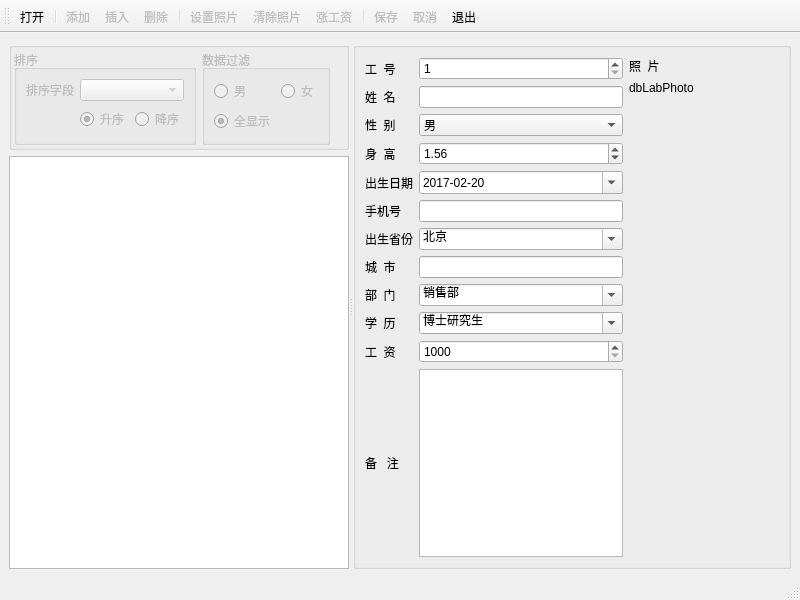
<?xml version="1.0" encoding="UTF-8"?>
<ui version="4.0">
 <class>MainWindow</class>
 <widget class="QMainWindow" name="MainWindow">
  <property name="geometry">
   <rect>
    <x>0</x>
    <y>0</y>
    <width>800</width>
    <height>600</height>
   </rect>
  </property>
  <property name="windowTitle">
   <string>MainWindow</string>
  </property>
  <property name="toolButtonStyle">
   <enum>Qt::ToolButtonStyle::ToolButtonTextUnderIcon</enum>
  </property>
  <widget class="QWidget" name="centralwidget">
   <layout class="QVBoxLayout" name="verticalLayout_3">
    <item>
     <widget class="QSplitter" name="splitter">
      <property name="orientation">
       <enum>Qt::Orientation::Horizontal</enum>
      </property>
      <widget class="QWidget" name="layoutWidget">
       <layout class="QVBoxLayout" name="verticalLayout_2">
        <item>
         <widget class="QGroupBox" name="groupBox_2">
          <property name="title">
           <string/>
          </property>
          <layout class="QHBoxLayout" name="horizontalLayout_2">
           <property name="spacing">
            <number>6</number>
           </property>
           <property name="leftMargin">
            <number>2</number>
           </property>
           <property name="topMargin">
            <number>2</number>
           </property>
           <property name="bottomMargin">
            <number>2</number>
           </property>
           <item>
            <widget class="QGroupBox" name="groupBoxSort">
             <property name="enabled">
              <bool>false</bool>
             </property>
             <property name="title">
              <string>排序</string>
             </property>
             <layout class="QGridLayout" name="gridLayout_3">
              <item row="0" column="0">
               <widget class="QLabel" name="label_14">
                <property name="text">
                 <string>排序字段</string>
                </property>
               </widget>
              </item>
              <item row="0" column="1" colspan="2">
               <widget class="QComboBox" name="comboFields"/>
              </item>
              <item row="1" column="0">
               <spacer name="horizontalSpacer">
                <property name="orientation">
                 <enum>Qt::Orientation::Horizontal</enum>
                </property>
                <property name="sizeHint" stdset="0">
                 <size>
                  <width>40</width>
                  <height>20</height>
                 </size>
                </property>
               </spacer>
              </item>
              <item row="1" column="1">
               <widget class="QRadioButton" name="radioBtnAscend">
                <property name="text">
                 <string>升序</string>
                </property>
                <property name="checked">
                 <bool>true</bool>
                </property>
               </widget>
              </item>
              <item row="1" column="2">
               <widget class="QRadioButton" name="radioBtnDescend">
                <property name="text">
                 <string>降序</string>
                </property>
               </widget>
              </item>
             </layout>
            </widget>
           </item>
           <item>
            <widget class="QGroupBox" name="groupBoxFilter">
             <property name="enabled">
              <bool>false</bool>
             </property>
             <property name="title">
              <string>数据过滤</string>
             </property>
             <layout class="QGridLayout" name="gridLayout_2">
              <item row="0" column="0">
               <widget class="QRadioButton" name="radioBtnMan">
                <property name="text">
                 <string>男</string>
                </property>
               </widget>
              </item>
              <item row="0" column="1">
               <widget class="QRadioButton" name="radioBtnWoman">
                <property name="text">
                 <string>女</string>
                </property>
               </widget>
              </item>
              <item row="1" column="0">
               <widget class="QRadioButton" name="radioBtnBoth">
                <property name="text">
                 <string>全显示</string>
                </property>
                <property name="checked">
                 <bool>true</bool>
                </property>
               </widget>
              </item>
              <item row="1" column="1">
               <spacer name="horizontalSpacer_2">
                <property name="orientation">
                 <enum>Qt::Orientation::Horizontal</enum>
                </property>
                <property name="sizeHint" stdset="0">
                 <size>
                  <width>40</width>
                  <height>20</height>
                 </size>
                </property>
               </spacer>
              </item>
             </layout>
            </widget>
           </item>
           <item>
            <spacer name="horizontalSpacer_3">
             <property name="orientation">
              <enum>Qt::Orientation::Horizontal</enum>
             </property>
             <property name="sizeHint" stdset="0">
              <size>
               <width>45</width>
               <height>20</height>
              </size>
             </property>
            </spacer>
           </item>
          </layout>
         </widget>
        </item>
        <item>
         <widget class="QTableView" name="tableView">
          <property name="editTriggers">
           <set>QAbstractItemView::EditTrigger::AnyKeyPressed|QAbstractItemView::EditTrigger::DoubleClicked|QAbstractItemView::EditTrigger::EditKeyPressed|QAbstractItemView::EditTrigger::SelectedClicked</set>
          </property>
         </widget>
        </item>
       </layout>
      </widget>
      <widget class="QGroupBox" name="groupBox">
       <property name="title">
        <string/>
       </property>
       <layout class="QHBoxLayout" name="horizontalLayout">
        <item>
         <layout class="QGridLayout" name="gridLayout">
          <item row="0" column="0">
           <widget class="QLabel" name="label">
            <property name="text">
             <string>工  号</string>
            </property>
            <property name="buddy">
             <cstring>dbSpinEmpNo</cstring>
            </property>
           </widget>
          </item>
          <item row="0" column="1">
           <widget class="QSpinBox" name="dbSpinEmpNo">
            <property name="minimum">
             <number>1</number>
            </property>
            <property name="maximum">
             <number>10000</number>
            </property>
           </widget>
          </item>
          <item row="1" column="0">
           <widget class="QLabel" name="label_2">
            <property name="text">
             <string>姓  名</string>
            </property>
            <property name="buddy">
             <cstring>dbEditName</cstring>
            </property>
           </widget>
          </item>
          <item row="1" column="1">
           <widget class="QLineEdit" name="dbEditName"/>
          </item>
          <item row="2" column="0">
           <widget class="QLabel" name="label_3">
            <property name="text">
             <string>性  别</string>
            </property>
            <property name="buddy">
             <cstring>dbComboSex</cstring>
            </property>
           </widget>
          </item>
          <item row="2" column="1">
           <widget class="QComboBox" name="dbComboSex">
            <item>
             <property name="text">
              <string>男</string>
             </property>
            </item>
            <item>
             <property name="text">
              <string>女</string>
             </property>
            </item>
           </widget>
          </item>
          <item row="3" column="0">
           <widget class="QLabel" name="label_4">
            <property name="text">
             <string>身  高</string>
            </property>
            <property name="buddy">
             <cstring>dbSpinHeight</cstring>
            </property>
           </widget>
          </item>
          <item row="3" column="1">
           <widget class="QDoubleSpinBox" name="dbSpinHeight">
            <property name="suffix">
             <string/>
            </property>
            <property name="maximum">
             <double>3.000000000000000</double>
            </property>
            <property name="singleStep">
             <double>0.010000000000000</double>
            </property>
            <property name="value">
             <double>1.560000000000000</double>
            </property>
           </widget>
          </item>
          <item row="4" column="0">
           <widget class="QLabel" name="label_5">
            <property name="text">
             <string>出生日期</string>
            </property>
            <property name="buddy">
             <cstring>dbEditBirth</cstring>
            </property>
           </widget>
          </item>
          <item row="4" column="1">
           <widget class="QDateEdit" name="dbEditBirth">
            <property name="displayFormat">
             <string>yyyy-MM-dd</string>
            </property>
            <property name="calendarPopup">
             <bool>true</bool>
            </property>
            <property name="date">
             <date>
              <year>2017</year>
              <month>2</month>
              <day>20</day>
             </date>
            </property>
           </widget>
          </item>
          <item row="5" column="0">
           <widget class="QLabel" name="label_10">
            <property name="text">
             <string>手机号</string>
            </property>
            <property name="buddy">
             <cstring>dbEditMobile</cstring>
            </property>
           </widget>
          </item>
          <item row="5" column="1">
           <widget class="QLineEdit" name="dbEditMobile"/>
          </item>
          <item row="6" column="0">
           <widget class="QLabel" name="label_7">
            <property name="text">
             <string>出生省份</string>
            </property>
            <property name="buddy">
             <cstring>dbComboProvince</cstring>
            </property>
           </widget>
          </item>
          <item row="6" column="1">
           <widget class="QComboBox" name="dbComboProvince">
            <property name="editable">
             <bool>true</bool>
            </property>
            <item>
             <property name="text">
              <string>北京</string>
             </property>
            </item>
            <item>
             <property name="text">
              <string>上海</string>
             </property>
            </item>
            <item>
             <property name="text">
              <string>天津</string>
             </property>
            </item>
            <item>
             <property name="text">
              <string>重庆</string>
             </property>
            </item>
            <item>
             <property name="text">
              <string>安徽</string>
             </property>
            </item>
            <item>
             <property name="text">
              <string>河北</string>
             </property>
            </item>
            <item>
             <property name="text">
              <string>河南</string>
             </property>
            </item>
            <item>
             <property name="text">
              <string>湖北</string>
             </property>
            </item>
            <item>
             <property name="text">
              <string>湖南</string>
             </property>
            </item>
            <item>
             <property name="text">
              <string>山西</string>
             </property>
            </item>
            <item>
             <property name="text">
              <string>山东</string>
             </property>
            </item>
            <item>
             <property name="text">
              <string>陕西</string>
             </property>
            </item>
            <item>
             <property name="text">
              <string>江苏</string>
             </property>
            </item>
            <item>
             <property name="text">
              <string>江西</string>
             </property>
            </item>
           </widget>
          </item>
          <item row="7" column="0">
           <widget class="QLabel" name="label_8">
            <property name="text">
             <string>城  市</string>
            </property>
            <property name="buddy">
             <cstring>dbEditCity</cstring>
            </property>
           </widget>
          </item>
          <item row="7" column="1">
           <widget class="QLineEdit" name="dbEditCity"/>
          </item>
          <item row="8" column="0">
           <widget class="QLabel" name="label_6">
            <property name="text">
             <string>部  门</string>
            </property>
            <property name="buddy">
             <cstring>dbComboDep</cstring>
            </property>
           </widget>
          </item>
          <item row="8" column="1">
           <widget class="QComboBox" name="dbComboDep">
            <property name="editable">
             <bool>true</bool>
            </property>
            <item>
             <property name="text">
              <string>销售部</string>
             </property>
            </item>
            <item>
             <property name="text">
              <string>技术部</string>
             </property>
            </item>
            <item>
             <property name="text">
              <string>生产部</string>
             </property>
            </item>
            <item>
             <property name="text">
              <string>行政部</string>
             </property>
            </item>
           </widget>
          </item>
          <item row="11" column="1">
           <widget class="QPlainTextEdit" name="dbEditMemo">
            <property name="maximumSize">
             <size>
              <width>16777215</width>
              <height>16777215</height>
             </size>
            </property>
           </widget>
          </item>
          <item row="11" column="0">
           <widget class="QLabel" name="label_9">
            <property name="text">
             <string>备   注</string>
            </property>
            <property name="buddy">
             <cstring>dbEditMemo</cstring>
            </property>
           </widget>
          </item>
          <item row="9" column="0">
           <widget class="QLabel" name="label_11">
            <property name="text">
             <string>学  历</string>
            </property>
            <property name="buddy">
             <cstring>dbComboEdu</cstring>
            </property>
           </widget>
          </item>
          <item row="10" column="1">
           <widget class="QSpinBox" name="dbSpinSalary">
            <property name="prefix">
             <string/>
            </property>
            <property name="minimum">
             <number>1000</number>
            </property>
            <property name="maximum">
             <number>50000</number>
            </property>
            <property name="singleStep">
             <number>100</number>
            </property>
            <property name="value">
             <number>1000</number>
            </property>
           </widget>
          </item>
          <item row="10" column="0">
           <widget class="QLabel" name="label_12">
            <property name="text">
             <string>工  资</string>
            </property>
            <property name="buddy">
             <cstring>dbSpinSalary</cstring>
            </property>
           </widget>
          </item>
          <item row="9" column="1">
           <widget class="QComboBox" name="dbComboEdu">
            <property name="editable">
             <bool>true</bool>
            </property>
            <item>
             <property name="text">
              <string>博士研究生</string>
             </property>
            </item>
            <item>
             <property name="text">
              <string>硕士研究生</string>
             </property>
            </item>
            <item>
             <property name="text">
              <string>大学本科</string>
             </property>
            </item>
            <item>
             <property name="text">
              <string>大学专科</string>
             </property>
            </item>
            <item>
             <property name="text">
              <string>高中</string>
             </property>
            </item>
            <item>
             <property name="text">
              <string>初中</string>
             </property>
            </item>
            <item>
             <property name="text">
              <string>小学</string>
             </property>
            </item>
           </widget>
          </item>
         </layout>
        </item>
        <item>
         <layout class="QVBoxLayout" name="verticalLayout">
          <item>
           <widget class="QLabel" name="label_13">
            <property name="text">
             <string>照  片</string>
            </property>
           </widget>
          </item>
          <item>
           <widget class="QLabel" name="dbLabPhoto">
            <property name="minimumSize">
             <size>
              <width>150</width>
              <height>0</height>
             </size>
            </property>
            <property name="maximumSize">
             <size>
              <width>350</width>
              <height>16777215</height>
             </size>
            </property>
            <property name="text">
             <string>dbLabPhoto</string>
            </property>
           </widget>
          </item>
          <item>
           <spacer name="verticalSpacer">
            <property name="orientation">
             <enum>Qt::Orientation::Vertical</enum>
            </property>
            <property name="sizeHint" stdset="0">
             <size>
              <width>20</width>
              <height>40</height>
             </size>
            </property>
           </spacer>
          </item>
         </layout>
        </item>
       </layout>
      </widget>
     </widget>
    </item>
   </layout>
  </widget>
  <widget class="QMenuBar" name="menubar">
   <property name="geometry">
    <rect>
     <x>0</x>
     <y>0</y>
     <width>800</width>
     <height>22</height>
    </rect>
   </property>
  </widget>
  <widget class="QStatusBar" name="statusbar"/>
  <widget class="QToolBar" name="toolBar">
   <property name="windowTitle">
    <string>toolBar</string>
   </property>
   <attribute name="toolBarArea">
    <enum>TopToolBarArea</enum>
   </attribute>
   <attribute name="toolBarBreak">
    <bool>false</bool>
   </attribute>
   <addaction name="actOpenDB"/>
   <addaction name="separator"/>
   <addaction name="actRecAppend"/>
   <addaction name="actRecInsert"/>
   <addaction name="actRecDelete"/>
   <addaction name="separator"/>
   <addaction name="actPhoto"/>
   <addaction name="actPhotoClear"/>
   <addaction name="actScan"/>
   <addaction name="separator"/>
   <addaction name="actSubmit"/>
   <addaction name="actRevert"/>
   <addaction name="actQuit"/>
  </widget>
  <action name="actOpenDB">
   <property name="icon">
    <iconset resource="res.qrc">
     <normaloff>:/images/images/open3.bmp</normaloff>:/images/images/open3.bmp</iconset>
   </property>
   <property name="text">
    <string>打开</string>
   </property>
   <property name="toolTip">
    <string>打开数据库</string>
   </property>
  </action>
  <action name="actQuit">
   <property name="icon">
    <iconset resource="res.qrc">
     <normaloff>:/images/images/exit.bmp</normaloff>:/images/images/exit.bmp</iconset>
   </property>
   <property name="text">
    <string>退出</string>
   </property>
   <property name="toolTip">
    <string>退出</string>
   </property>
  </action>
  <action name="actRecAppend">
   <property name="enabled">
    <bool>false</bool>
   </property>
   <property name="icon">
    <iconset resource="res.qrc">
     <normaloff>:/images/images/316.bmp</normaloff>:/images/images/316.bmp</iconset>
   </property>
   <property name="text">
    <string>添加</string>
   </property>
   <property name="toolTip">
    <string>添加记录</string>
   </property>
  </action>
  <action name="actRecInsert">
   <property name="enabled">
    <bool>false</bool>
   </property>
   <property name="icon">
    <iconset resource="res.qrc">
     <normaloff>:/images/images/306.bmp</normaloff>:/images/images/306.bmp</iconset>
   </property>
   <property name="text">
    <string>插入</string>
   </property>
   <property name="toolTip">
    <string>插入记录</string>
   </property>
  </action>
  <action name="actSubmit">
   <property name="enabled">
    <bool>false</bool>
   </property>
   <property name="icon">
    <iconset resource="res.qrc">
     <normaloff>:/images/images/save1.bmp</normaloff>:/images/images/save1.bmp</iconset>
   </property>
   <property name="text">
    <string>保存</string>
   </property>
   <property name="toolTip">
    <string>保存修改</string>
   </property>
  </action>
  <action name="actRevert">
   <property name="enabled">
    <bool>false</bool>
   </property>
   <property name="icon">
    <iconset resource="res.qrc">
     <normaloff>:/images/images/ubdo.bmp</normaloff>:/images/images/ubdo.bmp</iconset>
   </property>
   <property name="text">
    <string>取消</string>
   </property>
   <property name="toolTip">
    <string>取消修改</string>
   </property>
  </action>
  <action name="actRecDelete">
   <property name="enabled">
    <bool>false</bool>
   </property>
   <property name="icon">
    <iconset resource="res.qrc">
     <normaloff>:/images/images/delete1.bmp</normaloff>:/images/images/delete1.bmp</iconset>
   </property>
   <property name="text">
    <string>删除</string>
   </property>
   <property name="toolTip">
    <string>删除记录</string>
   </property>
  </action>
  <action name="actPhoto">
   <property name="enabled">
    <bool>false</bool>
   </property>
   <property name="icon">
    <iconset resource="res.qrc">
     <normaloff>:/images/images/00.JPG</normaloff>:/images/images/00.JPG</iconset>
   </property>
   <property name="text">
    <string>设置照片</string>
   </property>
   <property name="toolTip">
    <string>设置照片</string>
   </property>
  </action>
  <action name="actPhotoClear">
   <property name="enabled">
    <bool>false</bool>
   </property>
   <property name="icon">
    <iconset resource="res.qrc">
     <normaloff>:/images/images/103.bmp</normaloff>:/images/images/103.bmp</iconset>
   </property>
   <property name="text">
    <string>清除照片</string>
   </property>
   <property name="toolTip">
    <string>清除照片</string>
   </property>
  </action>
  <action name="actScan">
   <property name="enabled">
    <bool>false</bool>
   </property>
   <property name="icon">
    <iconset resource="res.qrc">
     <normaloff>:/images/images/up.bmp</normaloff>:/images/images/up.bmp</iconset>
   </property>
   <property name="text">
    <string>涨工资</string>
   </property>
   <property name="toolTip">
    <string>涨工资</string>
   </property>
  </action>
 </widget>
 <resources>
  <include location="res.qrc"/>
 </resources>
 <connections>
  <connection>
   <sender>actQuit</sender>
   <signal>triggered()</signal>
   <receiver>MainWindow</receiver>
   <slot>close()</slot>
   <hints>
    <hint type="sourcelabel">
     <x>-1</x>
     <y>-1</y>
    </hint>
    <hint type="destinationlabel">
     <x>399</x>
     <y>299</y>
    </hint>
   </hints>
  </connection>
 </connections>
</ui>
